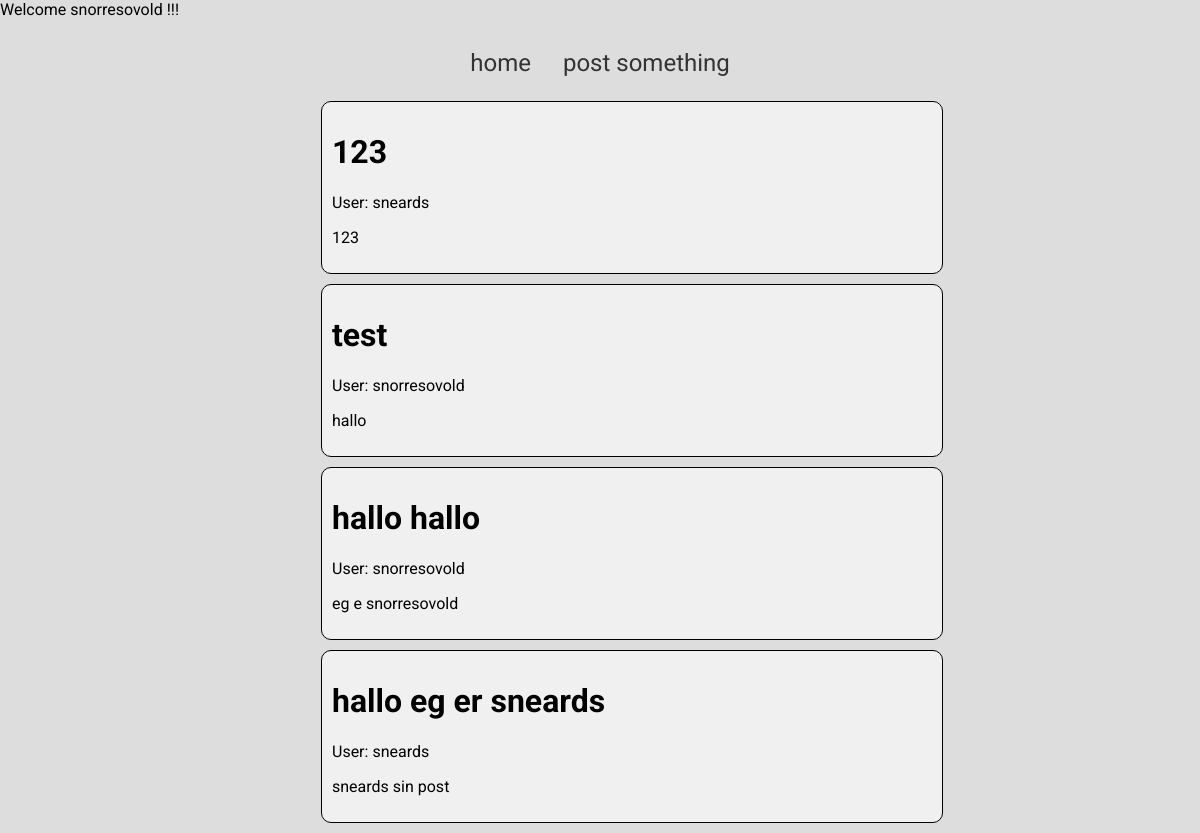
Before: / (signed in) with the older database file.
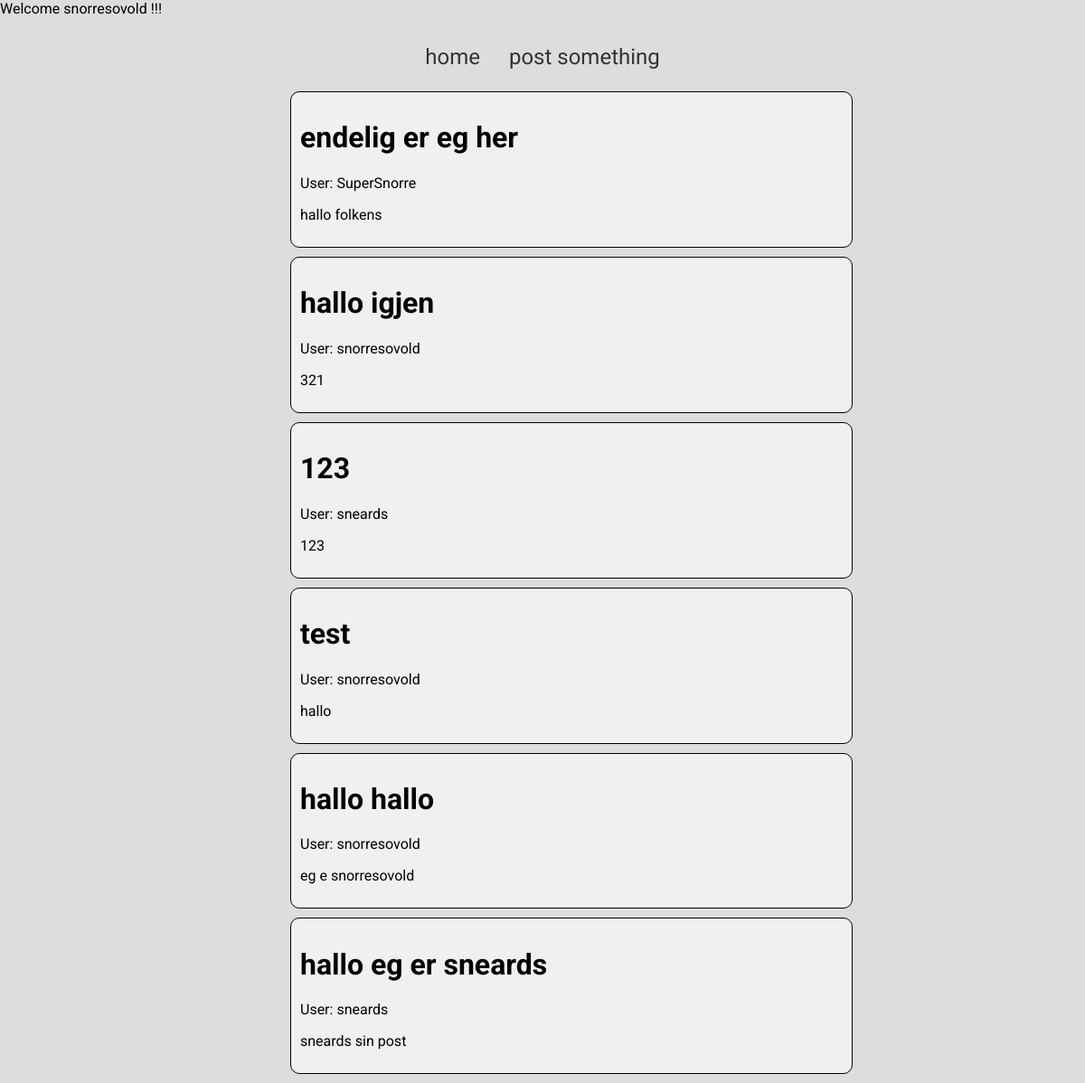
After: the same page with the newer database file.
### core/models.py (models this page shows)
class Post(models.Model):
    user = models.ForeignKey(User, on_delete=CASCADE)
    name = models.CharField(max_length=255)
    content = models.CharField(max_length=1000)

### core/views.py (the view)
# urls.py: 2. Add a URL to urlpatterns:  path('', views.home, name='home')
def home(request):
    return render(request, "core/home.html", {"posts":reversed(Post.objects.all())})

### core/templates/core/home.html (shortened to what this page needs)
{% extends 'core/base.html' %}
  {% block head%} {% load static %}
  <link rel="stylesheet" href="{% static 'css/posts.css' %}" />
  {% endblock %}
{% block content %} {% for post in posts %}
<div class="post">
  <h1>{{post.name}}</h1>
  <p>User: {{post.user}}</p>
  <p>{{post.content}}</p>
</div>
{% endfor %} {% endblock %}

### core/templates/core/base.html (shortened to what this page needs)
<html>
  <head>
    {% block head %} {% endblock %} {% load static%}
    <link
      rel="stylesheet"
      type="text/css"
      href="{% static 'css/style.css' %}"
    />
  </head>
  <body>
    {% if user.is_authenticated %}
    <p>Welcome {{ user.username }} !!!</p>
    <div class="navbar">
      <a href="/">home</a>
      <a href="/create/">post something</a>
    </div>
    <div id="content" name="content">{% block content %} {% endblock %}</div>
    {% else %}
    <h1 class="not-logged-in-title">It seems you aren't logged in</h1>
    <div class="not-logged-in">
      <a href="/login">Click here to log in</a>
    </div>
    {% endif %}
  </body>
</html>

### core/static/css/posts.css (style rules this page uses)
:root { --bg-color-light1: #dddddd; --bg-color-light2: #f2f2f2f2; --bg-color-dark1: #000000; --bg-color-dark2: #333333; }
.post { width: 50%; transform: translate(50%); padding: 10px; border: 1px solid; margin: 10px; border-radius: 10px; background-color: var(--bg-color-light2); min-height: 2rem; }

### core/static/css/style.css (style rules this page uses)
:root { --bg-color-light1: #dddddd; --bg-color-light2: #f2f2f2f2; --bg-color-dark1: #000000; --bg-color-dark2: #333333; }
body { font-family: "Roboto", sans-serif; margin: 0; background-color: var(--bg-color-light1); }
.navbar { display: flex; justify-content: center; overflow: hidden; background-color: var(--bg-color-light1); border-radius: 3px; margin: 10; }
.navbar a { color: var(--bg-color-dark2); text-align: center; padding: 14px 16px; text-decoration: none; font-size: 17px; }
.navbar a { font-size: x-large; }

Changed rows visible on the page:
added Post: name "endelig er eg her", user "SuperSnorre", content "hallo folkens"
added Post: name "hallo igjen", user "snorresovold", content "321"
